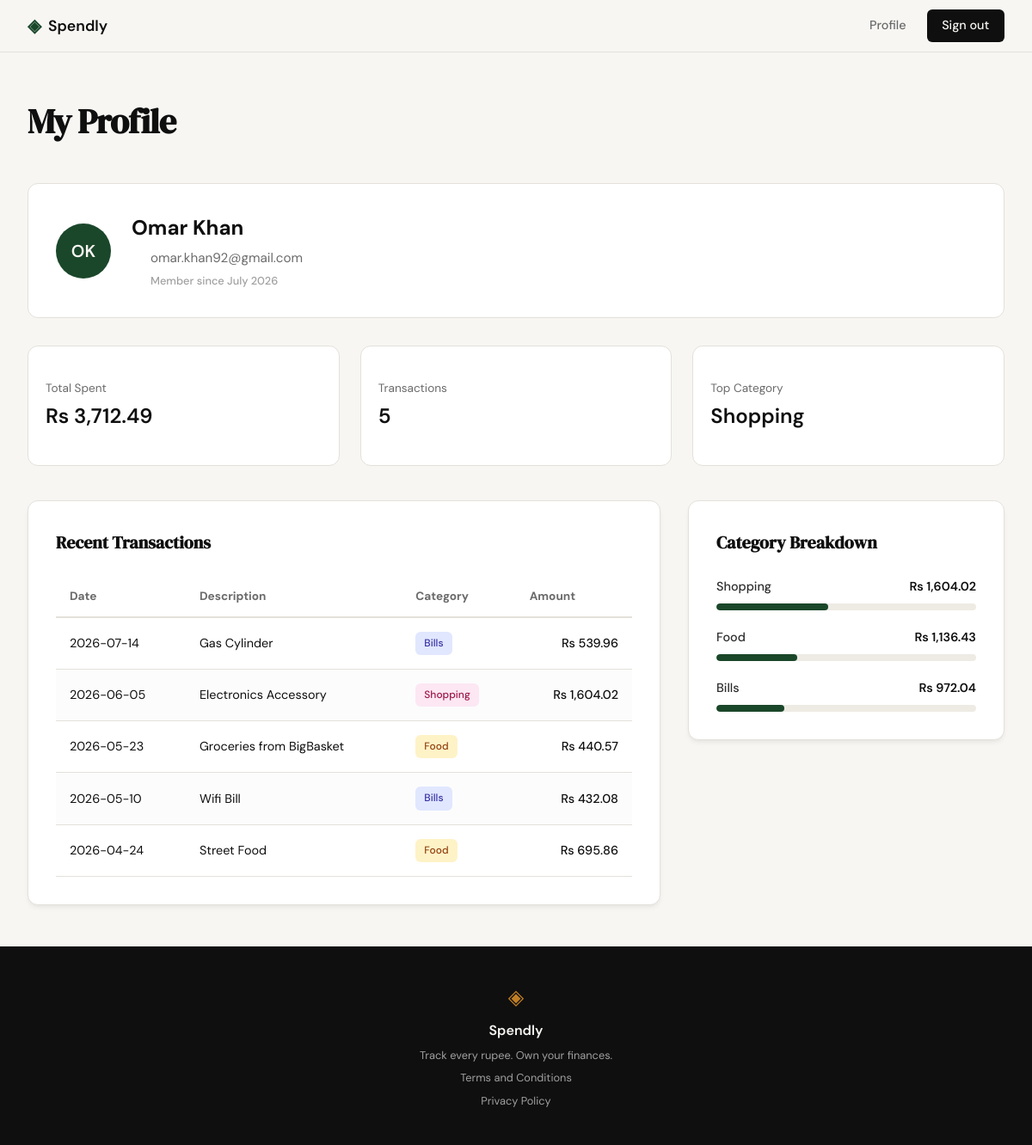
Screenshot of /profile (signed in) with the database file from the repository.
### tables this page shows
CREATE TABLE users (
                id INTEGER PRIMARY KEY AUTOINCREMENT,
                name TEXT NOT NULL,
                email TEXT UNIQUE NOT NULL,
                password_hash TEXT NOT NULL,
                created_at TEXT DEFAULT (datetime('now'))
            );

CREATE TABLE expenses (
                id INTEGER PRIMARY KEY AUTOINCREMENT,
                user_id INTEGER NOT NULL,
                amount REAL NOT NULL,
                category TEXT NOT NULL,
                date TEXT NOT NULL,
                description TEXT,
                created_at TEXT DEFAULT (datetime('now')),
                FOREIGN KEY (user_id) REFERENCES users (id)
            );

### app.py (the view)
@app.route("/profile")
def profile():
    if not session.get("user_id"):
        flash("Please log in to access your profile.", "error")
        return redirect(url_for("login"))
    user_id = session["user_id"]
    user_info = get_user_by_id(user_id)
    if not user_info:
        flash("User profile not found.", "error")
        return redirect(url_for("login"))
    stats = get_summary_stats(user_id)
    txs = get_recent_transactions(user_id)
    cats = get_category_breakdown(user_id)
    profile_data = {
        "user": {
            "name": user_info["name"],
            "email": user_info["email"],
            "initials": "".join([n[0].upper() for n in user_info["name"].split()]),
            "joined": user_info["member_since"]
        },
        "stats": {
            "total_spent": f"Rs {stats['total_spent']:,.2f}",
            "tx_count": stats["transaction_count"],
            "top_category": stats["top_category"]
        },
        "transactions": [
            {
                "date": tx["date"],
                "desc": tx["desc"],
                "category": tx["category"],
                "amount": f"Rs {tx['amount']:,.2f}"
            }
            for tx in txs
        ],
        "categories": [
            {
                "name": cat["name"],
                "amount": f"Rs {cat['amount']:,.2f}",
                "percent": cat["pct"]
            }
            for cat in cats
        ]
    }
    return render_template("profile.html", profile=profile_data)

### database/db.py (called while the page is built)
def get_db():
    conn = sqlite3.connect(DB_PATH)
    conn.row_factory = sqlite3.Row
    conn.execute("PRAGMA foreign_keys = ON")
    return conn

### database/queries.py (called while the page is built)
def get_user_by_id(user_id):
    with get_db() as conn:
        row = conn.execute('SELECT name, email, created_at FROM users WHERE id = ?', (user_id,)).fetchone()
        if not row:
            return None
        try:
            dt = datetime.strptime(row['created_at'], '%Y-%m-%d %H:%M:%S')
            member_since = dt.strftime('%B %Y')
        except (ValueError, TypeError):
            member_since = "Unknown"
        return {
            "name": row['name'],
            "email": row['email'],
            "member_since": member_since
        }

def get_summary_stats(user_id):
    with get_db() as conn:
        stats = conn.execute(
            'SELECT SUM(amount) as total, COUNT(*) as count FROM expenses WHERE user_id = ?',
            (user_id,)
        ).fetchone()
        total_spent = stats['total'] if stats['total'] is not None else 0.0
        tx_count = stats['count'] if stats['count'] is not None else 0
        top_cat_row = conn.execute(
            'SELECT category FROM expenses WHERE user_id = ? GROUP BY category ORDER BY SUM(amount) DESC LIMIT 1',
            (user_id,)
        ).fetchone()
        top_category = top_cat_row['category'] if top_cat_row else "—"
        return {
            "total_spent": total_spent,
            "transaction_count": tx_count,
            "top_category": top_category
        }

def get_recent_transactions(user_id, limit=10):
    with get_db() as conn:
        rows = conn.execute(
            'SELECT date, description, category, amount FROM expenses WHERE user_id = ? ORDER BY date DESC LIMIT ?',
            (user_id, limit)
        ).fetchall()
        return [
            {
                "date": row['date'],
                "desc": row['description'],
                "category": row['category'],
                "amount": row['amount']
            }
            for row in rows
        ]

### templates/profile.html (shortened to what this page needs)
{% extends "base.html" %}
{% block content %}
<div class="profile-container">
    <header class="profile-header">
        <h1 class="profile-title">My Profile</h1>
    </header>
    <section class="profile-user-card">
        <div class="user-info-wrapper">
            <div class="avatar-circle">
                {{ profile.user.initials }}
            </div>
            <div class="user-details">
                <h2 class="user-name">{{ profile.user.name }}</h2>
                <div class="user-email-row">
                    <i data-lucide="mail" class="inline-icon"></i>
                    <span class="user-email">{{ profile.user.email }}</span>
                </div>
                <div class="user-meta-row">
                    <i data-lucide="calendar" class="inline-icon"></i>
                    <span class="user-meta">Member since {{ profile.user.joined }}</span>
                </div>
            </div>
        </div>
    </section>
    <section class="profile-stats-row">
        <div class="summary-card">
            <div class="stat-content">
                <span class="stat-label">Total Spent</span>
                <span class="stat-value">{{ profile.stats.total_spent }}</span>
            </div>
        </div>
        <div class="summary-card">
            <div class="stat-content">
                <span class="stat-label">Transactions</span>
                <span class="stat-value">{{ profile.stats.tx_count }}</span>
            </div>
        </div>
        <div class="summary-card">
            <div class="stat-content">
                <span class="stat-label">Top Category</span>
                <span class="stat-value">{{ profile.stats.top_category }}</span>
            </div>
        </div>
    </section>
    <div class="profile-grid">
        <section class="profile-section">
            <div class="dashboard-card">
                <h3 class="section-title">Recent Transactions</h3>
                <div class="table-responsive">
                    <table class="dashboard-table">
                        <thead>
                            <tr>
                                <th>Date</th>
                                <th>Description</th>
                                <th>Category</th>
                                <th class="text-right">Amount</th>
                            </tr>
                        </thead>
                        <tbody>
                            {% for tx in profile.transactions %}
                            <tr>
                                <td>{{ tx.date }}</td>
                                <td>{{ tx.desc }}</td>
                                <td>
                                    <span class="category-badge badge-{{ tx.category|lower }}">
                                        {{ tx.category }}
                                    </span>
                                </td>
                                <td class="text-right amount">{{ tx.amount }}</td>
                            </tr>
                            {% endfor %}
                        </tbody>
                    </table>
                </div>
            </div>
        </section>
        <section class="profile-section">
            <div class="dashboard-card">
                <h3 class="section-title">Category Breakdown</h3>
                <div class="category-list">
                    {% for cat in profile.categories %}
                    <div class="category-item">
                        <div class="category-info">
                            <span class="cat-name">{{ cat.name }}</span>
                            <span class="cat-amount">{{ cat.amount }}</span>
                        </div>
                        <div class="progress-bar-container">
                            <div class="progress-bar" style="width: {{ cat.percent }}%;"></div>
                        </div>
                    </div>
                    {% endfor %}
                </div>
            </div>
        </section>
    </div>
</div>
{% endblock %}

### rows the page displays
users: user.name "Omar Khan", user.email "omar.khan92@gmail.com"
expenses: stats.top_category "Shopping", date "2026-06-05", desc "Electronics Accessory", category "Shopping", amount "Rs 1,604.02"
expenses: date "2026-07-14", desc "Gas Cylinder", category "Bills", amount "Rs 539.96"
expenses: date "2026-05-23", desc "Groceries from BigBasket", category "Food", amount "Rs 440.57"
expenses: date "2026-05-10", desc "Wifi Bill", category "Bills", amount "Rs 432.08"
expenses: date "2026-04-24", desc "Street Food", category "Food", amount "Rs 695.86"

### other values shown
{{ profile.user.initials }} "OK"
{{ profile.user.joined }} "July 2026"
{{ profile.stats.total_spent }} "Rs 3,712.49"
{{ profile.stats.tx_count }} "5"
{{ cat.name }} "Shopping" "Food" "Bills"
{{ cat.amount }} "Rs 1,604.02" "Rs 1,136.43" "Rs 972.04"
